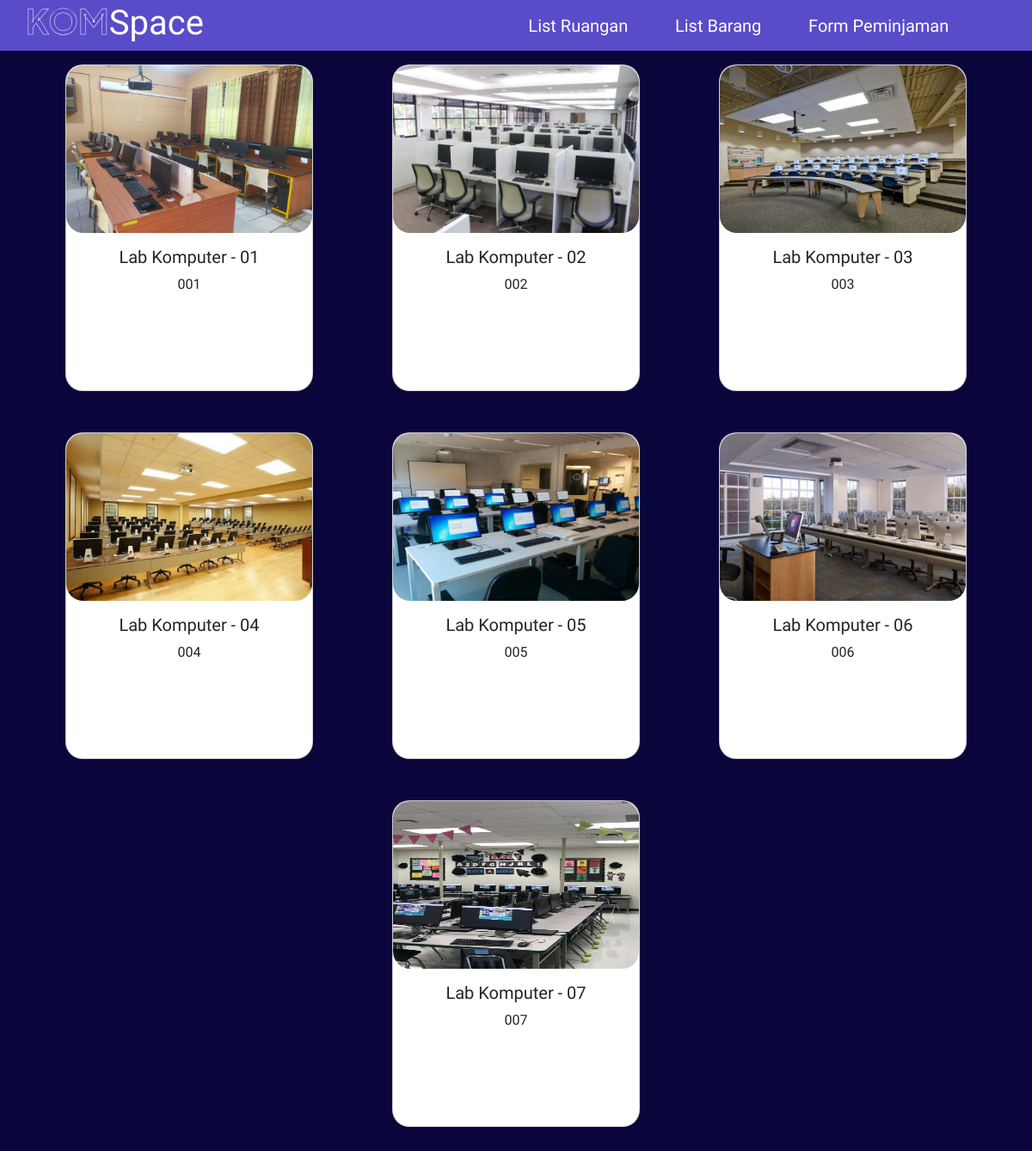
The page /user/ruangan.php on the database its author committed.
### tables this page shows
CREATE TABLE `ruangan` (
  `nama_ruangan` varchar(40) DEFAULT NULL,
  `kode_ruangan` varchar(20) DEFAULT NULL,
  `id_ruangan` int NOT NULL,
  `img` longblob,
  `penanggung_jawab` varchar(50) DEFAULT NULL
);

### user/ruangan.php (the view, shortened to what this page needs)
<!DOCTYPE html>
<html lang="en">
<head>
    <link rel="stylesheet" href="../css/style.css">
    <link href='https://unpkg.com/boxicons@2.1.1/css/boxicons.min.css' rel='stylesheet'>
    <link href="https://cdn.jsdelivr.net/npm/bootstrap@5.3.3/dist/css/bootstrap.min.css" rel="stylesheet">
    <link href='https://unpkg.com/boxicons@2.1.1/css/boxicons.min.css' rel='stylesheet'><title>Daftar Ruangan</title>
</head>
<body>
<nav class="navbar">
    <div class="tulisan">
        <h1 class="logo"><a href="../index.php">
          <span style="background: url(https://cdn.textures4photoshop.com/tex/thumbs/seamless-galaxy-with-stars-texture-for-photoshop-thumb48.jpg) no-repeat center center;
            -webkit-background-clip: text; -webkit-text-stroke: 0.5px #fff;
            color: transparent; background-size: cover;">KOM</span>Space</span>
        </a></h1>
        <div class="container d-flex">
            <ul class="ms-auto" style="list-style-type: none;">
                <li>
                    <a href="ruangan.php">List Ruangan</a>
                </li>
                <li>
                    <a href="barang.php">List Barang</a>
                </li>
                <li>
                    <a href="data_pinjam_ruang.php">Form Peminjaman</a>
                </li>
                <li>
                    <a href="../logout.php" class="d-flex align-items-center"><ion-icon name="log-out-outline" style="font-size: 32px;"></ion-icon></a>
                </li>
            </ul>
        </div>
    </div>
</nav>
<main class="home">
        <div class="container text-center">
            <div class="row justify-content-around mt-3">
                <?php
                include("../database/connect.php");
                $sql = "SELECT * FROM ruangan";
                $result = mysqli_query($conn, $sql);
                while ($room = mysqli_fetch_array($result)) {
                ?>
                <div class="col-auto mb-5 card-room">
                    <a class="card" style="width: 18rem; height: 380px; text-decoration: none;" href="info_ruangan.php?id_ruangan=<?php echo $room['id_ruangan']; ?>">
                        <img src="../img/<?php echo $room['img']; ?>" alt="img" class="card-img-top card-img" style="height: 195px;">
                        <div class="card-body card-info">
                            <h5 class="card-title text-title"><?php echo $room['nama_ruangan']; ?></h5>
                            <p class="card-text text-subtitle"><?php echo $room['kode_ruangan']; ?></p>
                            <div class="card-icon">
                            </div>
                        </div>
                    </a>
                </div>
                <?php
                }
                ?>
            </div>
        </div>
    </main>
</body>
</html>

### css/style.css (style rules this page uses)
* { margin: 0; padding: 0; box-sizing: border-box; font-family: "Itim", cursive; }
body { min-height: 100vh; justify-content: center; background: rgb(10, 5, 59) !important; }
.card-room > .card, .card > img { border-radius: 20px !important; }
.navbar .tulisan { padding-left: 20px; width: 100%; display: flex; flex-direction: row; --bs-bg-opacity: 1; background-color: rgba(88, 76, 200, 1) !important; }
.navbar .tulisan ul { justify-content: space-between; font-size: 20px; align-items: center; display: flex; flex-direction: row; padding: 0 20px 0 0 !important; margin-bottom: 0 !important; }
.navbar { padding: 0% !important; }
.navbar a { color: white; text-decoration: none; padding: 10px 10px; position: relative; }
.navbar ul li a::after { content: ''; position: absolute; left: 0; bottom: -3px; width: 100%; height: 2px; background-color: white; transform: scaleX(0); transition: transform 0.3s ease-in-out; }
h1.logo span { font-family: "Plus Jakarta Sans", sans-serif; font-weight: bold; }
div { display: block; unicode-bidi: isolate; }

### rows shown on the page
ruangan: $room['id_ruangan'] 1 (drawn), img (picture), nama_ruangan "Lab Komputer - 01", kode_ruangan "001"
ruangan: img (picture), nama_ruangan "Lab Komputer - 02", kode_ruangan "002"
ruangan: $room['id_ruangan'] 3 (drawn), img (picture), nama_ruangan "Lab Komputer - 03", kode_ruangan "003"
ruangan: img (picture), nama_ruangan "Lab Komputer - 04", kode_ruangan "004"
ruangan: img (picture), nama_ruangan "Lab Komputer - 05", kode_ruangan "005"
ruangan: img (picture), nama_ruangan "Lab Komputer - 06", kode_ruangan "006"
ruangan: img (picture), nama_ruangan "Lab Komputer - 07", kode_ruangan "007"
